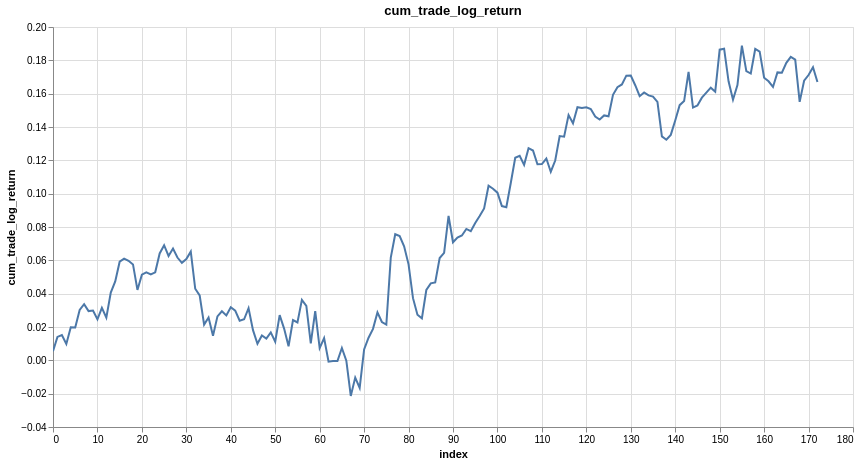

The notebook cell this image was saved under:
### Markdown cell above
### Display Equity Curve (Log Space)

### Code cell
research.plot_column(trades, 'cum_trade_log_return')

### Figure 1 — Vega-Lite specification as saved in the notebook (floating-point values rounded to 4 significant figures; data arrays with more than 128 entries replaced by an {"elided": "..."} marker saying what was removed)
{"config": {"view": {"continuousWidth": 300, "continuousHeight": 300}}, "data": {"name": "data-1af09f87bf4a10c1ac906e7d5fdd99b2"}, "mark": {"type": "line", "tooltip": true}, "encoding": {"x": {"field": "index", "type": "quantitative"}, "y": {"field": "cum_trade_log_return", "type": "quantitative"}}, "height": 400, "params": [{"name": "param_1e9efca18e7a2868", "select": {"type": "interval", "encodings": ["x", "y"]}, "bind": "scales"}], "title": "cum_trade_log_return", "width": 800, "$schema": "https://vega.github.io/schema/vega-lite/v6.4.1.json", "datasets": {"data-1af09f87bf4a10c1ac906e7d5fdd99b2": {"elided": "173 records"}}}
